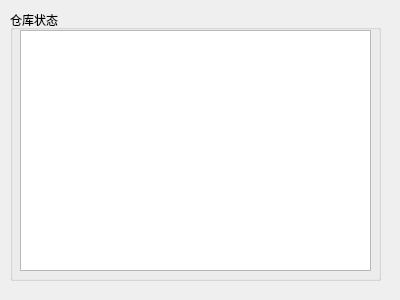
<?xml version="1.0" encoding="UTF-8"?>
<ui version="4.0">
 <class>StoreStatusDsp</class>
 <widget class="QWidget" name="StoreStatusDsp">
  <property name="geometry">
   <rect>
    <x>0</x>
    <y>0</y>
    <width>400</width>
    <height>300</height>
   </rect>
  </property>
  <property name="windowTitle">
   <string>Form</string>
  </property>
  <widget class="QGroupBox" name="groupBox">
   <property name="geometry">
    <rect>
     <x>10</x>
     <y>10</y>
     <width>371</width>
     <height>271</height>
    </rect>
   </property>
   <property name="title">
    <string>仓库状态</string>
   </property>
   <widget class="QTextBrowser" name="textBrowser">
    <property name="geometry">
     <rect>
      <x>10</x>
      <y>20</y>
      <width>351</width>
      <height>241</height>
     </rect>
    </property>
   </widget>
  </widget>
 </widget>
 <resources/>
 <connections/>
</ui>
